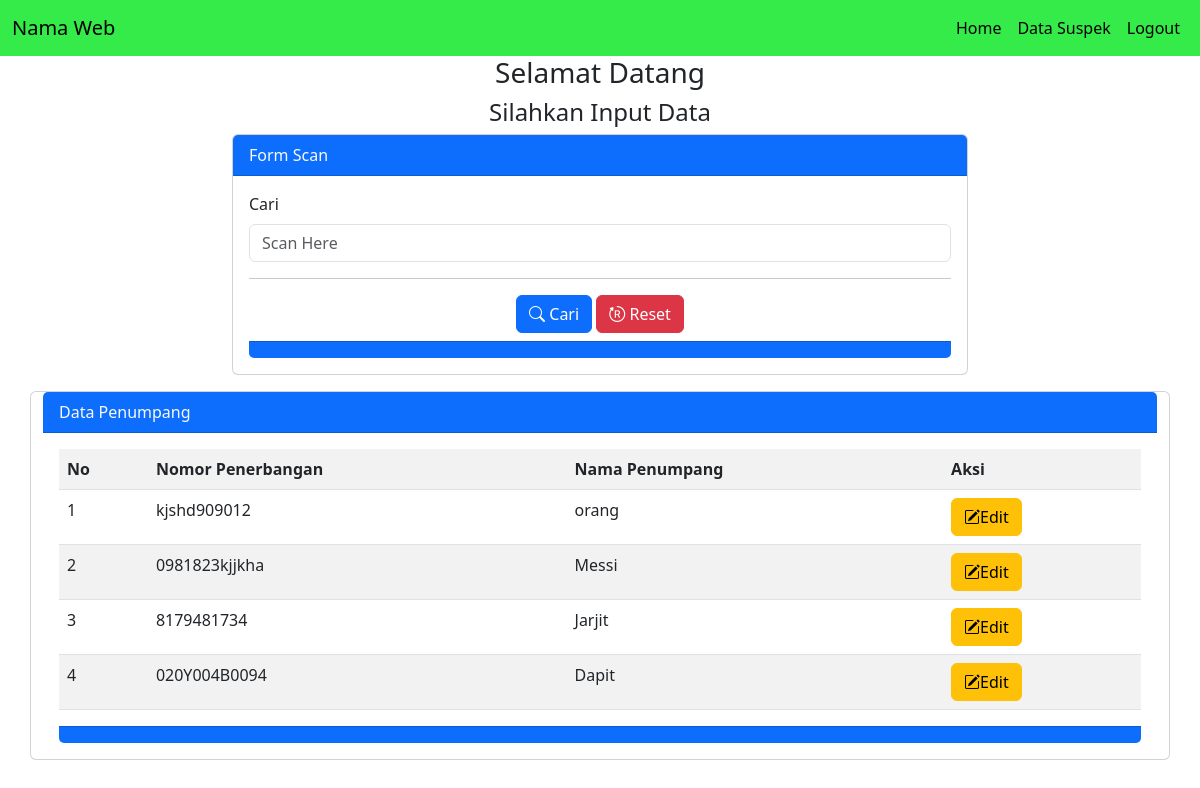
The page /dashboard.php (signed in) on the database its author committed.
### tables this page shows
CREATE TABLE `tb_penumpang` (
  `id_penumpang` int(255) NOT NULL,
  `nomor` varchar(255) NOT NULL,
  `nama_penumpang` varchar(255) NOT NULL
);

### dashboard.php (the view, shortened to what this page needs)
<?php
    include 'db.php';
?>
<!doctype html>
<html lang="en">
  <head>
    <link href="https://cdn.jsdelivr.net/npm/bootstrap@5.3.0-alpha2/dist/css/bootstrap.min.css" rel="stylesheet">
    <link rel="stylesheet" href="https://cdn.jsdelivr.net/npm/bootstrap-icons@1.10.4/font/bootstrap-icons.css">
  </head>
  <body>
    <nav class="navbar navbar-expand-lg" style="background-color: #34eb49;">
  <div class="container-fluid">
    <a class="navbar-brand" href="#">Nama Web</a>
    <div class="collapse navbar-collapse" id="navbarSupportedContent">
      <ul class="navbar-nav ml-auto ms-auto">
        <li class="nav-item">
          <a class="nav-link active" aria-current="page" href="#">Home</a>
        </li>
        <li class="nav-item">
          <a class="nav-link active" aria-current="page" href="suspek.php">Data Suspek</a>
        </li>
        <li class="nav-item">
          <a class="nav-link active" aria-current="page" href="logout.php">Logout</a>
        </li>
      </ul>
    </div>
  </div>
</nav>
    <div class="container">
        <h3 class="text-center">Selamat Datang</h3>
        <h4 class="text-center">Silahkan Input Data</h4>
        <div class="row">
            <div class="col-md-8 mx-auto">
                <div class="card">
                    <div class="card-header bg-primary text-light">
                        Form Scan
                    </div>
                    <div class="card-body">
                        <form action="" method="POST" enctype="multipart/form-data">
                            <div class="mb-2">
                                <label class="form-label">Cari</label>
                                <input type="text" name="tcari" value="<?php if(isset($_POST['bcari'])){echo $_POST['bcari'];} ?>" class="form-control" placeholder="Scan Here">
                        <div class="text-center">
                            <hr>
                            <button class="btn btn-primary bi bi-search" name="bcari" type="submit"> Cari</button>
                            <button class="btn btn-danger bi bi-bootstrap-reboot" name="breset" type="Batalkan"> Reset</button>
                        </div>
                        </form>
                    </div>
                    <div class="card-footer bg-primary">
                    </div>
                </div>
            </div>
        </div>
                <div class="card mt-3">
                    <div class="card-header bg-primary text-light">
                        Data Penumpang
                    </div>
                    <div class="card-body">
                        <div class="table-responsive">
                        <table class="table table-striped table-hover">
                            <tr>
                                <th>No</th>
                                <th>Nomor Penerbangan</th>
                                <th>Nama Penumpang</th>
                                <th>Aksi</th>
                        </tr>
                            <?php
                            $no = 1;
                            if(isset($_POST['bcari'])){
                                $keyword = $_POST['tcari'];
                                $q= "SELECT * FROM tb_penumpang WHERE CONCAT('',nama_penumpang, nomor) like '%$keyword%' order BY id_penumpang DESC;";
                            }
                            else{
                                $q = "SELECT * FROM tb_penumpang order by id_penumpang DESC";
                            }
                            $tampil = mysqli_query($conn, $q);
                            while($data = mysqli_fetch_array($tampil)) {
                            ?>
                            <tr>
                                <td><?= $no++ ?></td>
                                <td><?= $data['nomor'] ?></td>
                                <td><?= $data['nama_penumpang'] ?></td>
                                <td>
                                <a href="edit-data.php?id=<?php echo $data['id_penumpang'] ?>"><button class="btn btn-warning bi bi-pencil-square" name="bedit" type="submit">Edit </button></a>
                                </td>
                            </tr>
                            <?php } ?>
                        </table>
                    </div>
                    <div class="card-footer bg-primary">
                    </div>
                </div>
     </div>
  </body>
</html>

### rows shown on the page
tb_penumpang: nomor "kjshd909012", nama_penumpang "orang"
tb_penumpang: nomor "0981823kjjkha", nama_penumpang "Messi"
tb_penumpang: nomor "8179481734", nama_penumpang "Jarjit"
tb_penumpang: nomor "020Y004B0094", nama_penumpang "Dapit"
